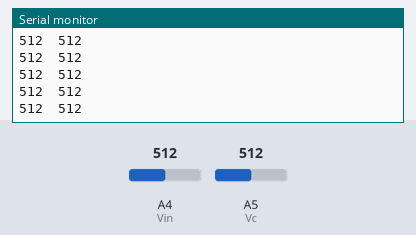
Recording of a sketch running on a simulated Arduino Uno, built with avr-gcc and run on an emulated ATmega328P. Parts: the last lines printed to the serial monitor. Inputs (shaded band) come from the test bench; at power-on: A4 (Vin) = 512, A5 (Vc) = 512.

Above: at 6.2 s.
6.3 s: A4 (Vin) set to 716
At 7.4 s:
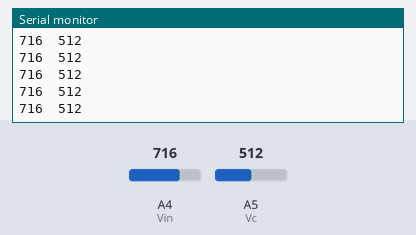
7.8 s: A5 (Vc) set to 716
At 8.6 s:
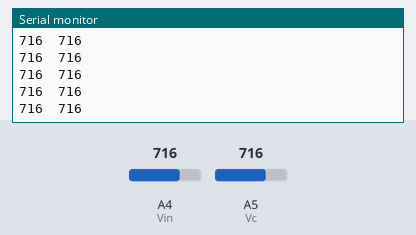
9.3 s: A4 (Vin) set to 900
At 10.3 s:
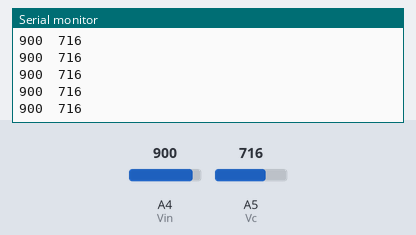
10.8 s: A5 (Vc) set to 900
At 11.9 s:
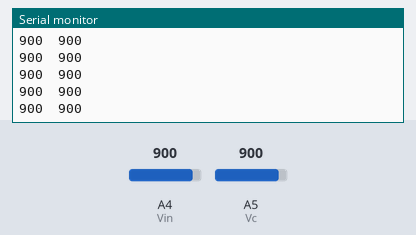
Timing chart, 0 to 13.3 s (numbered marks = the images above; inputs shaded):
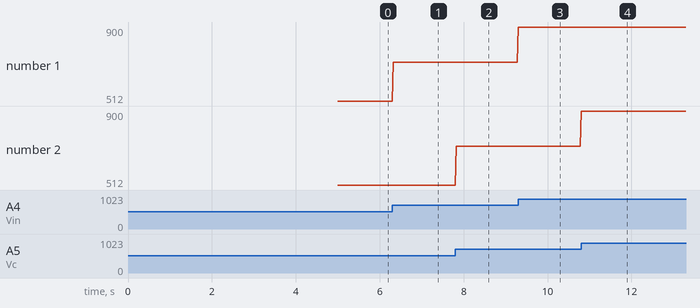

The sketch:

RC.ino
```cpp
int pinPower = 2; //digital
int Vin = 4; //analog
int Vc = 5; //analog
float R = 100000; //Ohms
float C = 10 * pow(10, -6); //Farads
unsigned long startMillis;
String ADCString;
float period = (R*C*1000)/50; //reading period
void setup() {
  // put your setup code here, to run once:
  Serial.begin(115200);
  pinMode(pinPower, OUTPUT);
  pinMode(Vin, INPUT);
  pinMode(Vc, INPUT);
  digitalWrite(pinPower,LOW); //discharge capacitor for 5 secs
  delay(5000);
}

void loop() {
  // put your main code here, to run repeatedly:
  startMillis = millis();
  digitalWrite(pinPower, HIGH); //power on
  while(millis() - startMillis < 10000*R*C){
    ADCString = String(analogRead(Vin)) + "\t" + String(analogRead(Vc));
    Serial.println(ADCString);
    delay(period); //send readings every period
  }
  startMillis = millis();
  digitalWrite(pinPower, LOW); //power off
  while(millis() - startMillis < 10000*R*C){
    ADCString = String(analogRead(Vin)) + "\t" + String(analogRead(Vc));
    Serial.println(ADCString);
    delay(period);
  }
}
```

Measured:
- after the input at 6.3 s, the serial monitor: prints a new line at once (image 1)
- after the input at 7.8 s, the serial monitor: prints a new line at once (image 2)
- after the input at 9.3 s, the serial monitor: prints a new line at once (image 3)
- after the input at 10.8 s, the serial monitor: prints a new line at once (image 4)
- plotted number 1: 512 → 716 after the input at 6.3 s, 716 → 900 after the input at 9.3 s
